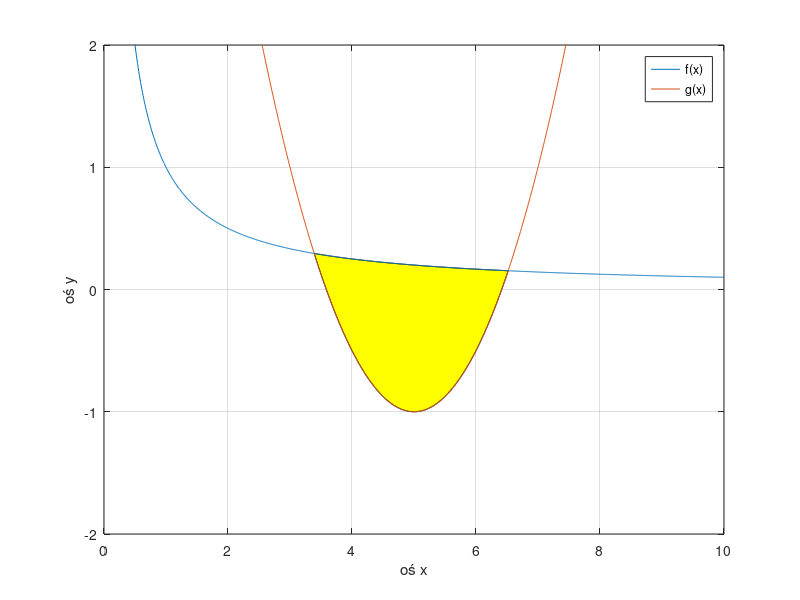

This chart was generated by the following MATLAB code:
f=@(x) 1./x;
g=@(x) 0.5*(x-5).^2-1;

a=0;
b=10;
N=1000;

xL = fzero( @(x) f(x) - g(x), [-1000, 4.9999]);
xR = fzero( @(x) f(x) - g(x), [5.0001, 1000]);

xi=linspace(xL,xR,N);
up=f(xi);
down=g(xi);

xx=[xi,fliplr(xi)];
yy=[up,fliplr(down)];

fill(xx,yy,'yellow');
hold all;

x=linspace(a,b,N);
x=[x,xx];
x=unique(x);
myplot=plot(x,f(x),x,g(x));
grid on;
xlabel 'oś x';
ylabel 'oś y';
legend([myplot],'f(x)','g(x)');

ylim([-2,2]);
